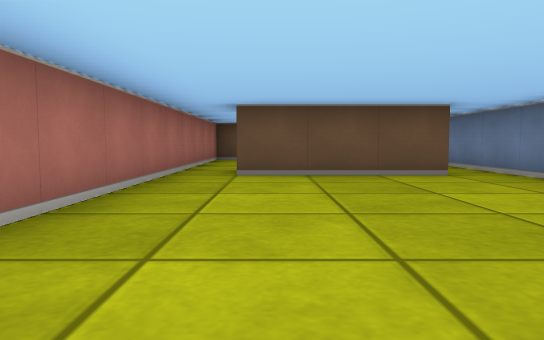
[1] (above)

12 first-person views from a walk through a cub3D level. The camera is about half as high as the walls, tilts 4° down and sees 70° across. The floor is counted in squares. Each view is taken from the middle of a square. On the plan, view 1 faces up. The plan holds only what a view shows up to about 9 squares ahead; the rest is blank.

[2]
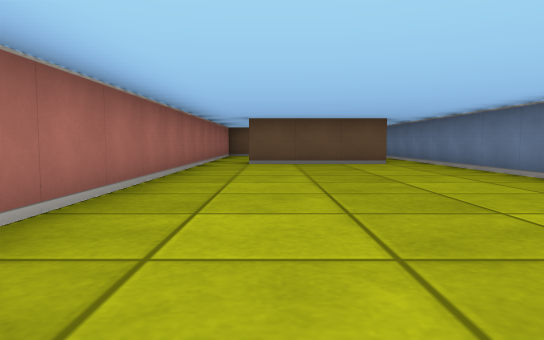

[3]
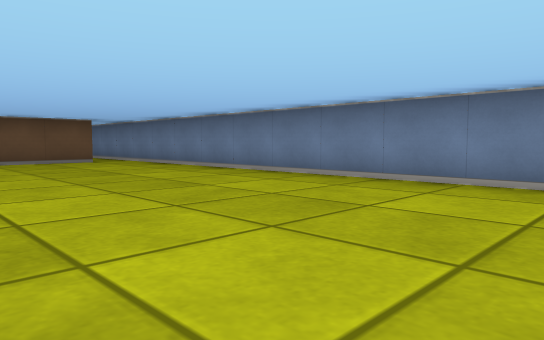

[4]
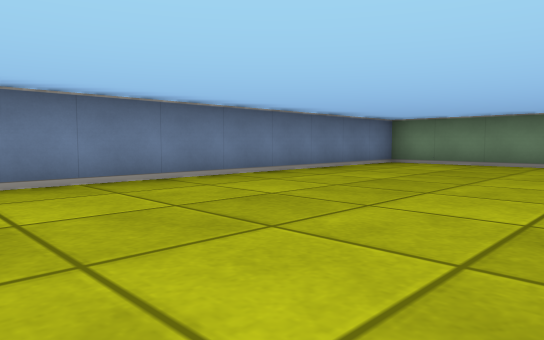

[5]
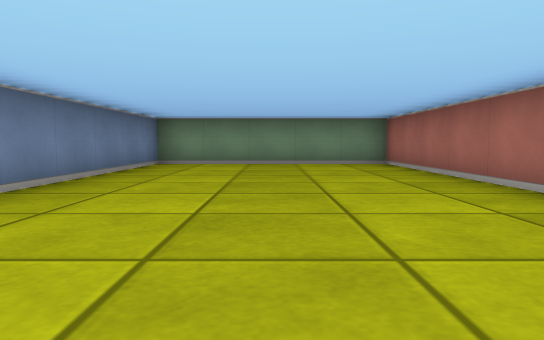

[6]
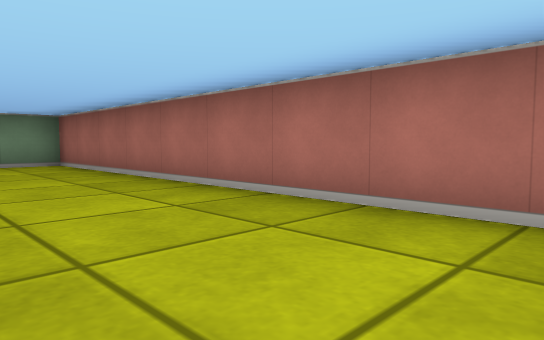

[7]
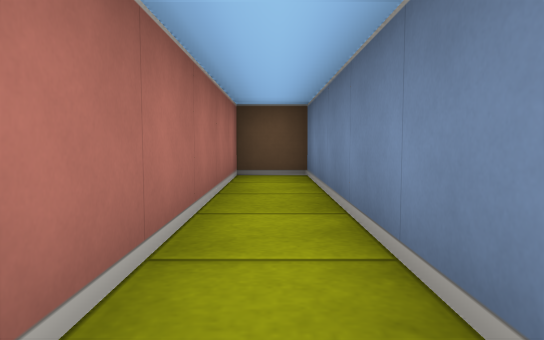

[8]
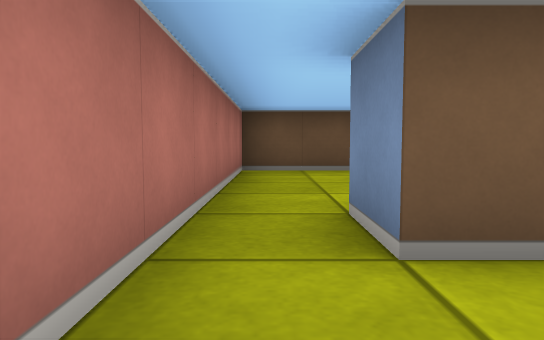

[9]
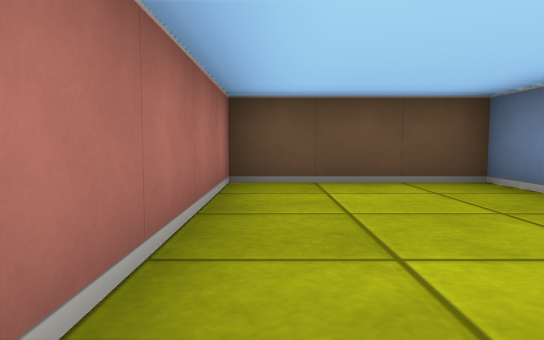

[10]
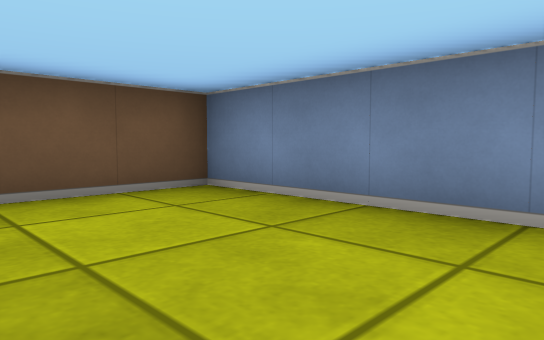

[11]
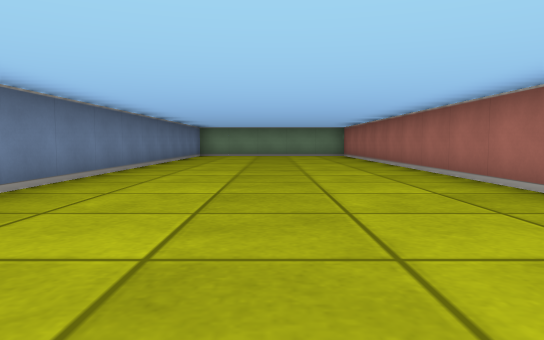

[12]
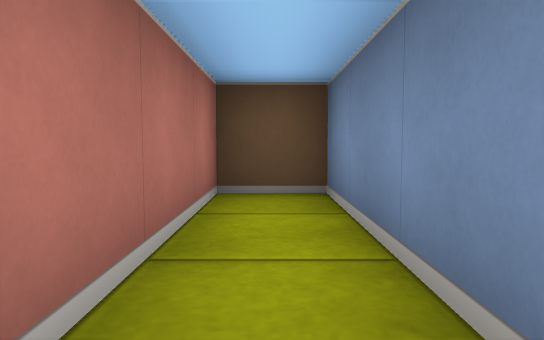

### Floor plan
Points are (right, up) in squares from view 1. A wall is a line through its corners. A room is listed if a view was taken in it or the views show most of it. See-through windows are left out.
Room 1 (views 1, 2, 3, 4, 5, 6, 7, 8, 11, 12)
walls: (-1.5, 5.5) (-1.5, -8.5) (3.5, -8.5) (3.5, 10.5) (2.5, 10.5) (2.5, 5.5) (-0.5, 5.5)
ways out: opening at (-1, 6) to room 2
Room 2 (views 9, 10)
walls: (1.5, 7.4) (1.5, 10.5) (-1.5, 10.5) (-1.5, 5.5); (-0.5, 5.5) (-0.5, 6.5)
ways out: opening at (-1, 6) to room 1

Positions as (right, up) in squares from view 1, and headings:
1: (0, 0), facing up
2: (0, -3), facing up
3: (-1, -4), facing up-right
4: (-1, 0), facing down-right
5: (1, 0), facing down
6: (1, 0), facing down-left
7: (3, 5), facing up
8: (-1, 4), facing up
9: (-1, 6), facing up
10: (-1, 7), facing up-right
11: (1, 5), facing down
12: (3, 7), facing up
